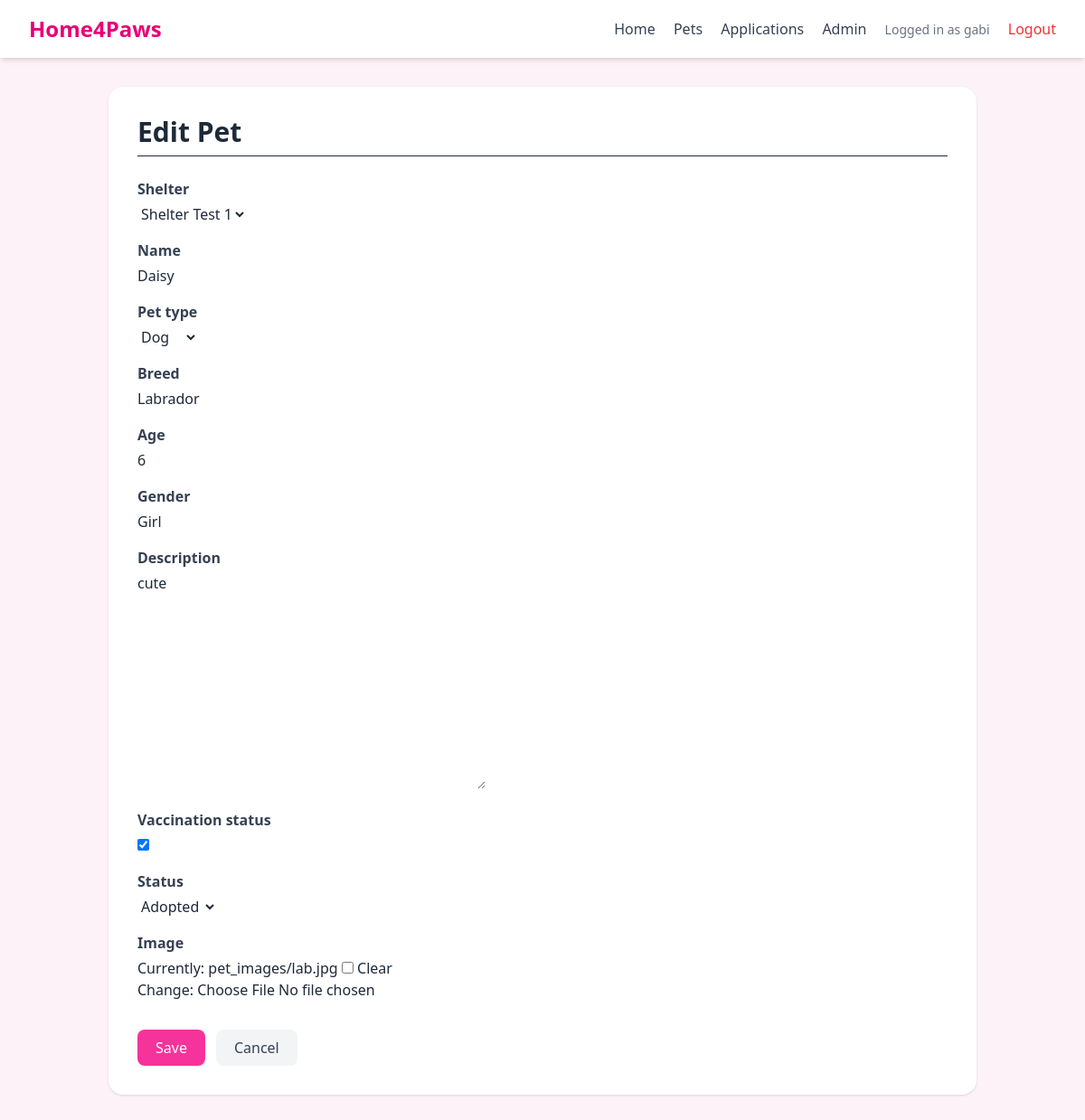
The page /pets/1/edit/ (signed in) on the database as committed earlier.
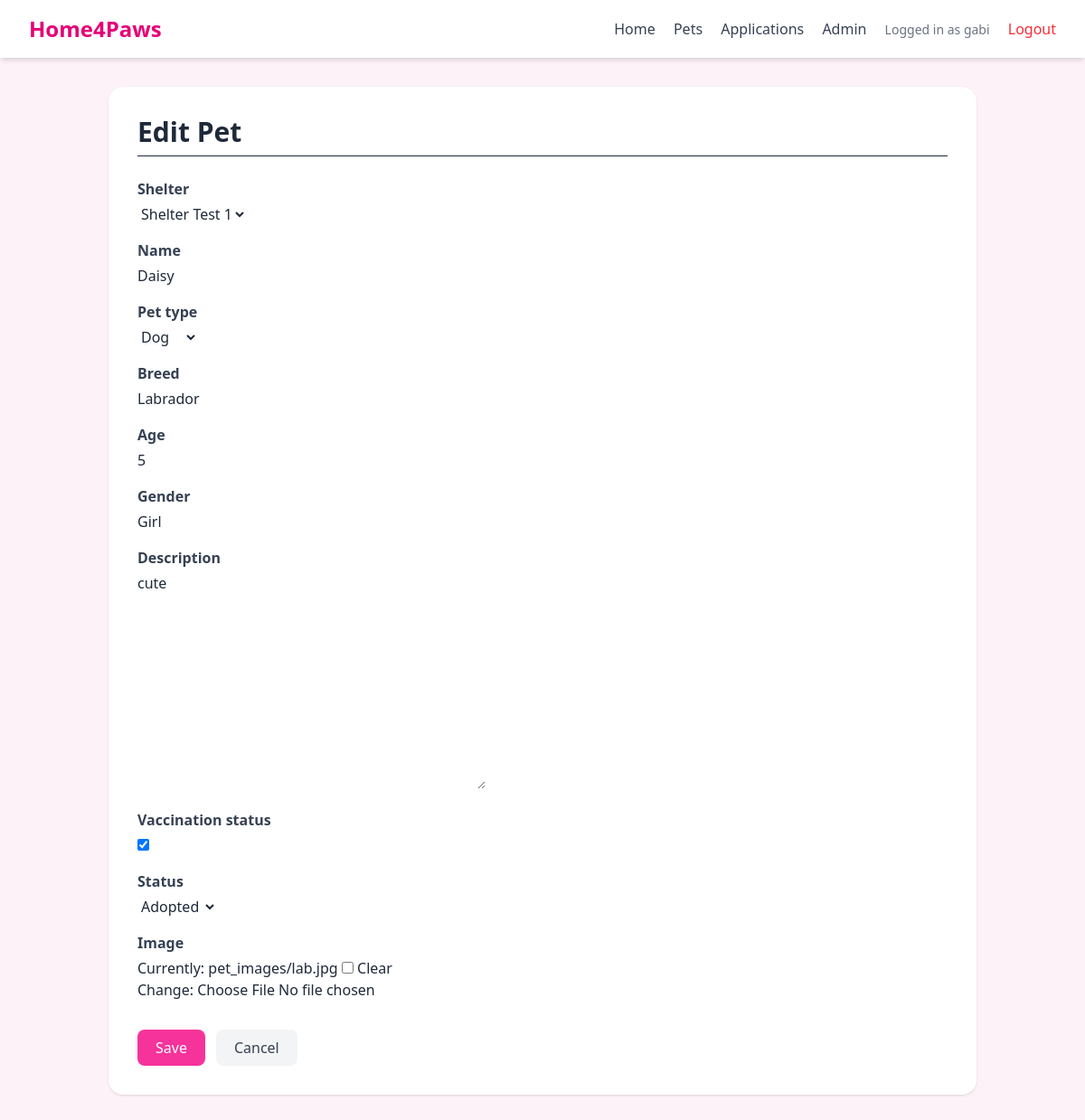
The same page on the database as committed later.
### core/models.py (models this page shows, shortened)
class Pet(models.Model):#all of the pets
    PET_TYPE_CHOICES = [
        ('DOG', 'Dog'),
        ('CAT', 'Cat'),
        ('OTHER', 'Other'),
    ]
    STATUS_CHOICES = [
        ('AVAILABLE', 'Available'),
        ('ADOPTED', 'Adopted'),
    ]
    shelter = models.ForeignKey(Shelter, on_delete=models.CASCADE)
    name = models.CharField(max_length=100)
    pet_type = models.CharField(max_length=10, choices=PET_TYPE_CHOICES)
    breed = models.CharField(max_length=100)
    age = models.IntegerField()
    gender = models.CharField(max_length=10)
    description = models.TextField()
    vaccination_status = models.BooleanField(default=False)
    status = models.CharField(max_length=10, choices=STATUS_CHOICES, default='AVAILABLE')
    image = models.ImageField(upload_to='pet_images/', blank=True, null=True)

### core/views.py (the view)
# urls.py: path('pets/<int:pet_id>/edit/', views.edit_pet, name='edit_pet'),
@login_required
def edit_pet(request, pet_id):
    if not is_staff_user(request.user):
        return HttpResponseForbidden("You are not allowed to access this page.")
    pet = get_object_or_404(Pet, id=pet_id)
    if request.method == 'POST':
        form = PetForm(request.POST, request.FILES, instance=pet)
        if form.is_valid():
            form.save()
            return redirect('pet_detail', pet_id=pet.id)
    else:
        form = PetForm(instance=pet)
    return render(request, 'core/pet_form.html', {
        'form': form,
        'title': 'Edit Pet'
    })

### core/forms.py
class PetForm(forms.ModelForm):
    class Meta:
        model = Pet
        fields = [
            'shelter',
            'name',
            'pet_type',
            'breed',
            'age',
            'gender',
            'description',
            'vaccination_status',
            'status',
            'image',
        ]

### core/models.py (called while the page is built)
    def __str__(self):
        return self.name

### core/views.py (called while the page is built)
def is_staff_user(user):
    return hasattr(user, 'profile') and user.profile.role in ['STAFF', 'ADMIN']

### core/templates/core/pet_form.html (shortened to what this page needs)
{% extends 'core/base.html' %}
{% block content %}
<h1 class="text-3xl font-bold text-gray-800 mb-6 border-b pb-2">
    {{ title }}
</h1>
<form method="POST" enctype="multipart/form-data" class="max-w-2xl space-y-4">
    {% for field in form %}
        <div>
            <label class="block font-semibold text-gray-700 mb-1">
                {{ field.label }}
            </label>
            {{ field }}
        </div>
    {% endfor %}
    <div class="flex gap-3 pt-4">
        <button type="submit"
                class="bg-pink-500 text-white px-5 py-2 rounded-lg hover:bg-pink-600">
            Save
        </button>
        <a href="{% url 'pet_list' %}"
           class="bg-gray-100 text-gray-700 px-5 py-2 rounded-lg hover:bg-gray-200">
            Cancel
        </a>
    </div>
</form>
{% endblock %}

Rows that differ between the two databases and show on the page:
changed Pet "Shelter Test 1": age "6" → "5"
